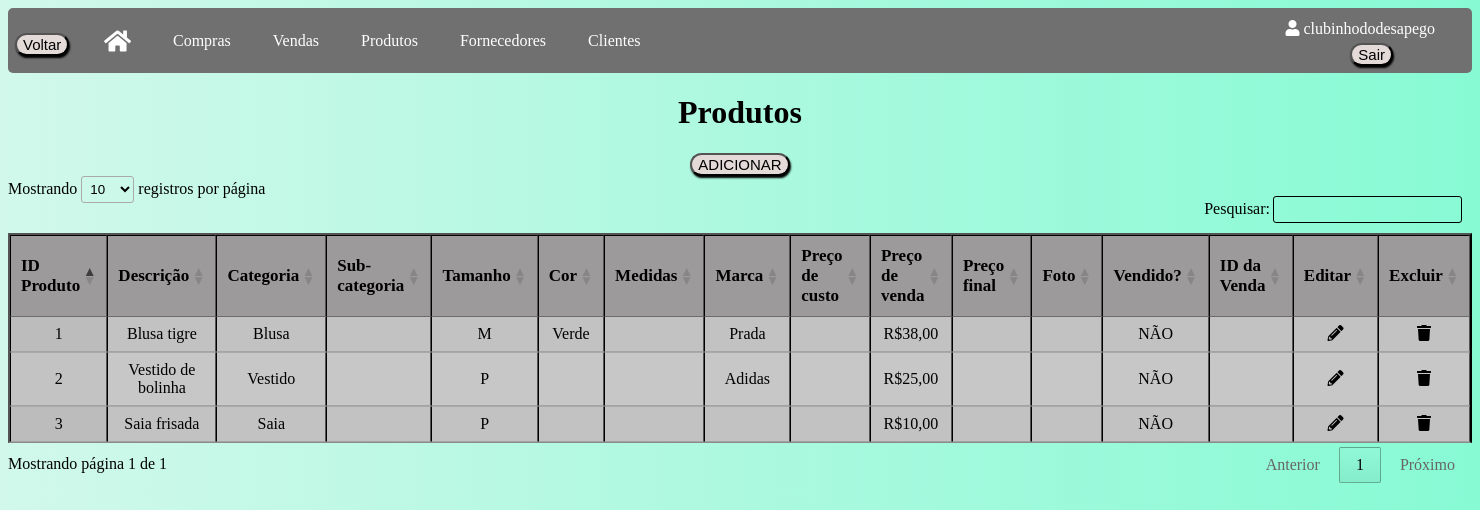
Page /produtos (signed in) on the committed database.
### app/models/tables.py (models this page shows, shortened)
class Usuario(db.Model, UserMixin):
    __tablename__ = "usuarios"
    id = db.Column(db.Integer, primary_key=True, autoincrement=True)
    nome_brecho = db.Column(db.String(100))
    email = db.Column(db.String(84), unique=True)
    usuario = db.Column(db.String(80), unique=True)
    senha = db.Column(db.String(128))
    clientes = db.relationship("Cliente", backref="usuario")
    produtos = db.relationship("Produto", backref="usuario")
    fornecedores = db.relationship("Fornecedor", backref="usuario")
    compras = db.relationship("Compra", backref="usuario")
    vendas = db.relationship("Venda", backref="usuario")

class Produto(db.Model):
    __tablename__ = "produtos"
    id = db.Column(db.Integer, primary_key=True, autoincrement=True)
    descricao = db.Column(db.String(120))
    categoria = db.Column(db.String(80))
    sub_categoria = db.Column(db.String(80))
    tamanho = db.Column(db.String(30))
    cor = db.Column(db.String(30))
    medidas = db.Column(db.Integer)
    marca = db.Column(db.String(80))
    preco_custo = db.Column(db.Float)
    preco_venda = db.Column(db.Float)
    preco_final = db.Column(db.Float)
    foto = db.Column(db.LargeBinary)
    vendido = db.Column(db.Boolean, default=False)
    id_usuario = db.Column(db.Integer, db.ForeignKey('usuarios.id'))
    vendas = db.relationship('Venda', secondary=produtos_vendas, back_populates='produtos')

### app/default.py (the view)
@login_required
@app.route("/produtos", methods=['GET', 'POST'])
def produtos():
    produtos = Produto.query.filter_by(id_usuario=current_user.id).all()
    return render_template("produtos.html", produtos=produtos, format_currency=format_currency)

### app/default.py (called while the page is built)
@login_manager.user_loader
def load_user(id_usuario):
    return Usuario.query.get(int(id_usuario))

def format_currency(value):
    if value is not None:
        if isinstance(value, str):
            try:
                value = float(value.replace('R$', '').replace('.', '').replace(',', '.'))
            except ValueError:
                return None
        return f'R${value:,.2f}'.replace(',', ';').replace('.', ',').replace(';', '.')
    return None

### app/templates/produtos.html (shortened to what this page needs)
<!DOCTYPE html>
<html lang="en">
<head>
    <link rel="stylesheet" type="text/css" href="{{ url_for('static', filename='css/vendas.css') }}">
    <link rel="stylesheet" href="https://cdnjs.cloudflare.com/ajax/libs/font-awesome/5.15.3/css/all.min.css">
    <link rel="stylesheet" type="text/css" href="https://cdn.datatables.net/1.11.5/css/jquery.dataTables.min.css">
</head>
<body>
    <div class="usuario-logado"><i class="fas fa-user"></i> {{ current_user.usuario }}</div>
    <div class="logout">
        <form method="POST" action="{{ url_for('logout') }}">
            <button class="button" type="submit">Sair</button>
        </form>
    </div>
    <div class="navbar">
        <button onclick="window.history.back()" class="button button_voltar">Voltar</button>
        <a href="/home"><i class="fas fa-home icone-casa"></i></a>
        <a href="/compras">Compras</a>
        <a href="/vendas">Vendas</a>
        <a href="/produtos">Produtos</a>
        <a href="/fornecedores">Fornecedores</a>
        <a href="/clientes">Clientes</a>
    </div>
    <h1 class="titulo">Produtos</h1>
    <button class="button"><a href="produtoscadastro">ADICIONAR</a></button>
    <table id="tabelaProdutos" class="tabela display" border="2">
        <thead>
            <tr>
                <th>ID Produto</th>
                <th>Descrição</th>
                <th>Categoria</th>
                <th>Sub-categoria</th>
                <th>Tamanho</th>
                <th>Cor</th>
                <th>Medidas</th>
                <th>Marca</th>
                <th>Preço de custo</th>
                <th>Preço de venda</th>
                <th>Preço final</th>
                <th>Foto</th>
                <th>Vendido?</th>
                <th>ID da Venda</th>
                <th>Editar</th>
                <th>Excluir</th>
            </tr>
        </thead>
        <tbody>
            {% for produto in produtos %}
            <tr>
                <td>{{ produto.id }}</td>
                <td>{{ produto.descricao }}</td>
                <td>{{ produto.categoria }}</td>
                <td>{{ produto.sub_categoria }}</td>
                <td>{{ produto.tamanho }}</td>
                <td>{{ produto.cor }}</td>
                <td>{{ produto.medidas }}</td>
                <td>{{ produto.marca }}</td>
                <td>
                </td>
                <td>
                    {% if produto.preco_venda is not none %}
                        {{ format_currency(produto.preco_venda) }}
                    {% endif %}
                </td>
                <td>
                </td>
                <td>
                </td>
                <td>
                    {% if produto.vendido %}
                        SIM
                    {% else %}
                        NÃO
                    {% endif %}
                </td>
                <td>
                </td>
                <td>
                    <a href="/editarprodutos/{{ produto.id }}">
                    <div class="icon-container"><i class="fas fa-pencil-alt"></i></div>
                    </a>
                </td>
                <td>
                    <a href="/excluirprodutos/{{ produto.id }}" class="excluir-produto" data-id="{{ produto.id }}" data-confirm="Tem certeza de que deseja excluir este produto?">
                        <div class="icon-container"><i class="fas fa-trash"></i></div>
                    </a>
                </td>
            </tr>
            {% endfor %}
        </tbody>
    </table>
</body>
</html>

### app/static/css/vendas.css (style rules this page uses)
body { background: linear-gradient(to right, #d1f8eb, #87fad4); }
.usuario-logado { position: absolute; top: 20px; right: 45px; color: white; }
.logout { position: absolute; top: 43px; right: 87px; }
.button_voltar { position: absolute; top: 33px; left: 15px; }
.button { margin-bottom: 20px; font-size: 15px; margin-bottom: 13px; display: block; margin: 0 auto; background-color: #e4dbd9; cursor: pointer; transition: background-color 0.3s ease; border-radius: 20px; box-shadow: 1px 2px 2px black; }
.navbar { overflow: hidden; background-color: #707070; height: 65px; border-radius: 5px; }
.navbar a { float: left; display: flex; align-items: center; color: white; text-align: center; padding: 0px 16px; text-decoration: none; height: 100%; margin-left: 80px; margin-right: -70px; }
.icone-casa { font-size: 24px; }
.titulo { text-align: center; }
.tabela { border-collapse: collapse; width: 100%; text-align: center; background-color: #c7c7c7; margin-top: 50px; border-color: black; }
th { font-size: 17px; background-color: #9c9a9a; }
a { text-decoration: none; color: #000; }

### rows in the picture
Usuario: usuario "clubinhododesapego"
Produto: id "1", descricao "Blusa tigre", categoria "Blusa", tamanho "M", cor "Verde", marca "Prada", preco_venda "R$38,00", vendido "NÃO"
Produto: id "2", descricao "Vestido de bolinha", categoria "Vestido", tamanho "P", marca "Adidas", preco_venda "R$25,00", vendido "NÃO"
Produto: id "3", descricao "Saia frisada", categoria "Saia", tamanho "P", preco_venda "R$10,00", vendido "NÃO"
